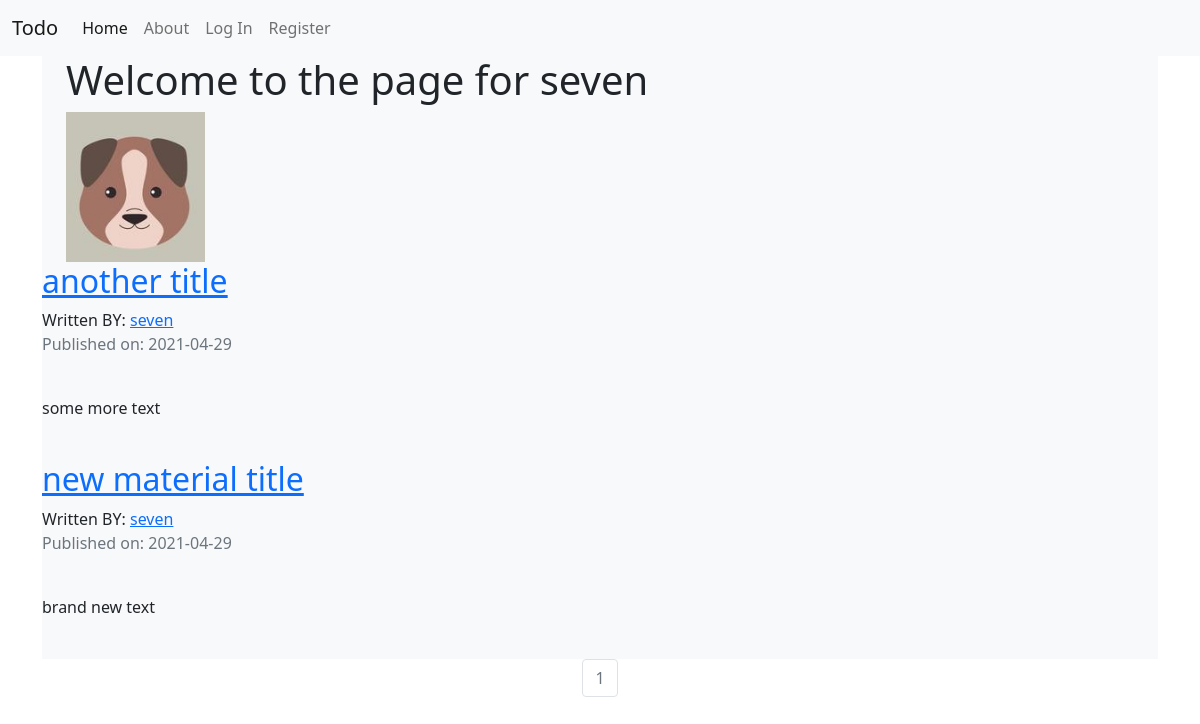
Page /seven on the committed database.
### todoapplication/models.py (models this page shows, shortened)
class User(db.Model, UserMixin):
    __tablename__ = 'users'
    id = db.Column(db.Integer, primary_key=True)
    profile_image = db.Column(db.String(64), nullable=False, default='default_profile.png')
    email = db.Column(db.String(64), unique=True, index=True)
    username = db.Column(db.String(64), unique=True, index=True)
    password_hash = db.Column(db.String(128))
    posts = db.relationship('TodoPost', backref='author', lazy=True)

class TodoPost(db.Model):
    users = db.relationship(User)
    id = db.Column(db.Integer, primary_key=True)
    user_id = db.Column(db.Integer, db.ForeignKey('users.id'), nullable=False)
    date = db.Column(db.DateTime, nullable=False, default=datetime.utcnow)
    title = db.Column(db.String(140), nullable=False)
    text = db.Column(db.Text)

### todoapplication/users/views.py (the view)
@users.route('/<username>')
def user_posts(username):
    page = request.args.get('page', 1, type=int)
    user = User.query.filter_by(username=username).first_or_404()
    todo_posts = TodoPost.query.filter_by(author=user).order_by(desc(TodoPost.date)).paginate(page=page, per_page=5)
    return render_template('user_todo_posts.html', todo_posts=todo_posts, user=user)

### todoapplication/templates/user_todo_posts.html
{% extends "base.html" %}
{% block content %}
    <div class="mx-auto bg-light">
        <div class="container">
          <div class="container">
              <h1>Welcome to the page for {{ user.username }}</h1>
              <img src="{{ url_for('static', filename='profile_pics/' + user.profile_image) }}">
          </div>
        </div>
    {% for post in todo_posts.items %}
        <h2><a href="{{ url_for('todo_posts.todo_post', todo_post_id=post.id) }}">{{ post.title }}</a></h2>
        Written BY: <a href="{{ url_for('users.user_posts', username=post.author.username) }}">{{ post.author.username }}</a>
        <p class="text-muted">Published on: {{ post.date.strftime("%Y-%m-%d") }}</p>
            <br>
        <p>{{ post.text }}</p>
            <br>
    {% endfor %}
    </div>
    <nav aria-label="Page navigation example">
        <ul class="pagination justify-content-center">
            {% for page_num in todo_posts.iter_pages(left_edge=1, right_edge=1, left_current=1, right_current=2) %}
                {% if todo_posts.page == page_num %}
                    <li class="page-item disabled">
                        <a class="page-link" href="{{ url_for('users.user_posts', username=user.username, page=page_num) }}">{{ page_num }}</a>
                    </li>
                {% else %}
                    <li class="page-item">
                        <a class="page-link" href="{{ url_for('users.user_posts', username=user.username, page=page_num) }}">{{ page_num }}</a>
                    </li>
                {% endif %}
            {% endfor %}
        </ul>
    </nav>
{% endblock %}

### todoapplication/templates/base.html (shortened to what this page needs)
<!DOCTYPE html>
<html lang="en">
<head>
    <link href="https://cdn.jsdelivr.net/npm/bootstrap@5.0.0-beta3/dist/css/bootstrap.min.css" rel="stylesheet"
>
</head>
<body>
    <nav class="navbar navbar-expand-lg navbar-light bg-light">
      <div class="container-fluid">
        <a class="navbar-brand" href="{{ url_for('core.index') }}">Todo</a>
        <div class="collapse navbar-collapse" id="navbarNav">
          <ul class="navbar-nav">
            <li class="nav-item">
              <a class="nav-link active" aria-current="page" href="{{ url_for('core.index') }}">Home</a>
            </li>
            <li class="nav-item">
              <a class="nav-link" href="{{ url_for('core.info') }}">About</a>
            </li>
            {% if  current_user.is_authenticated %}
            <li class="nav-item">
              <a class="nav-link" href="{{ url_for('users.logout') }}">Log Out</a>
            </li>
            <li class="nav-item">
              <a class="nav-link" href="{{ url_for('users.account') }}">Account</a>
            </li>
            <li class="nav-item">
              <a class="nav-link" href="{{ url_for('todo_posts.create_post') }}">Create Post</a>
            </li>
            {% else %}
            <li class="nav-item">
              <a class="nav-link" href="{{ url_for('users.login') }}">Log In</a>
            </li>
            <li class="nav-item">
              <a class="nav-link" href="{{ url_for('users.register') }}">Register</a>
            </li>
            {% endif %}
          </ul>
        </div>
      </div>
    </nav>
<div class="container">
    {% block content %}
    {% endblock %}
</div>
</body>
</html>

### rows in the picture
User: username "seven", profile_image (placeholder picture)
TodoPost: title "another title", author.username "seven", date "2021-04-29", text "some more text"
TodoPost: title "new material title", author.username "seven", date "2021-04-29", text "brand new text"

### other values in the picture
{{ page_num }} "1"
